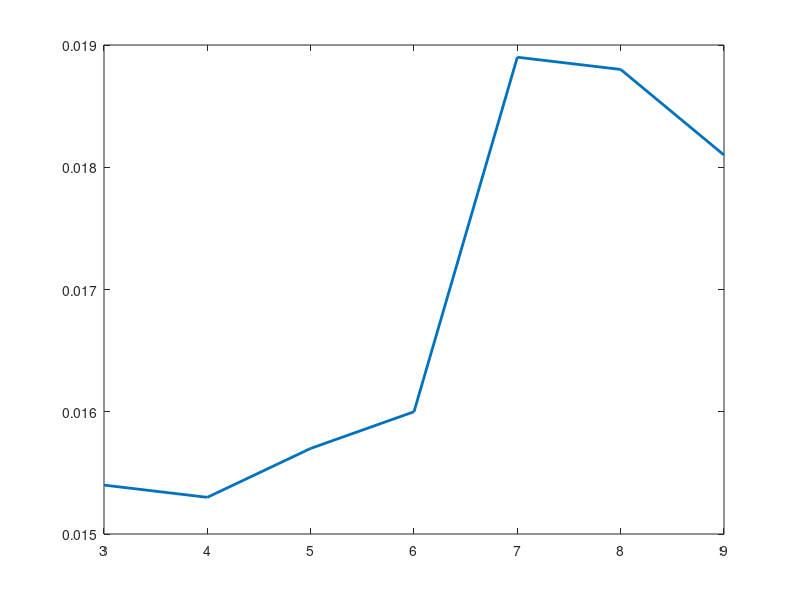

The MATLAB source for this figure: (Note: this script raises an error after producing the figure.)
number_of_neurons = [3 4 5 6 7 8 9];
time_spent = [0.0154 0.0153 0.0157 0.016 0.0189 0.0188 0.0181];

figure(1)
p = plot(number_of_neurons, time_spent, 'LineWidth', 2 );
p(1).LineWidth = 3;

title('Time spent for running DL framework with different number of neurons');
xlabel('number of neurons')
ylabel('running time (ms)')
%legend('DL');